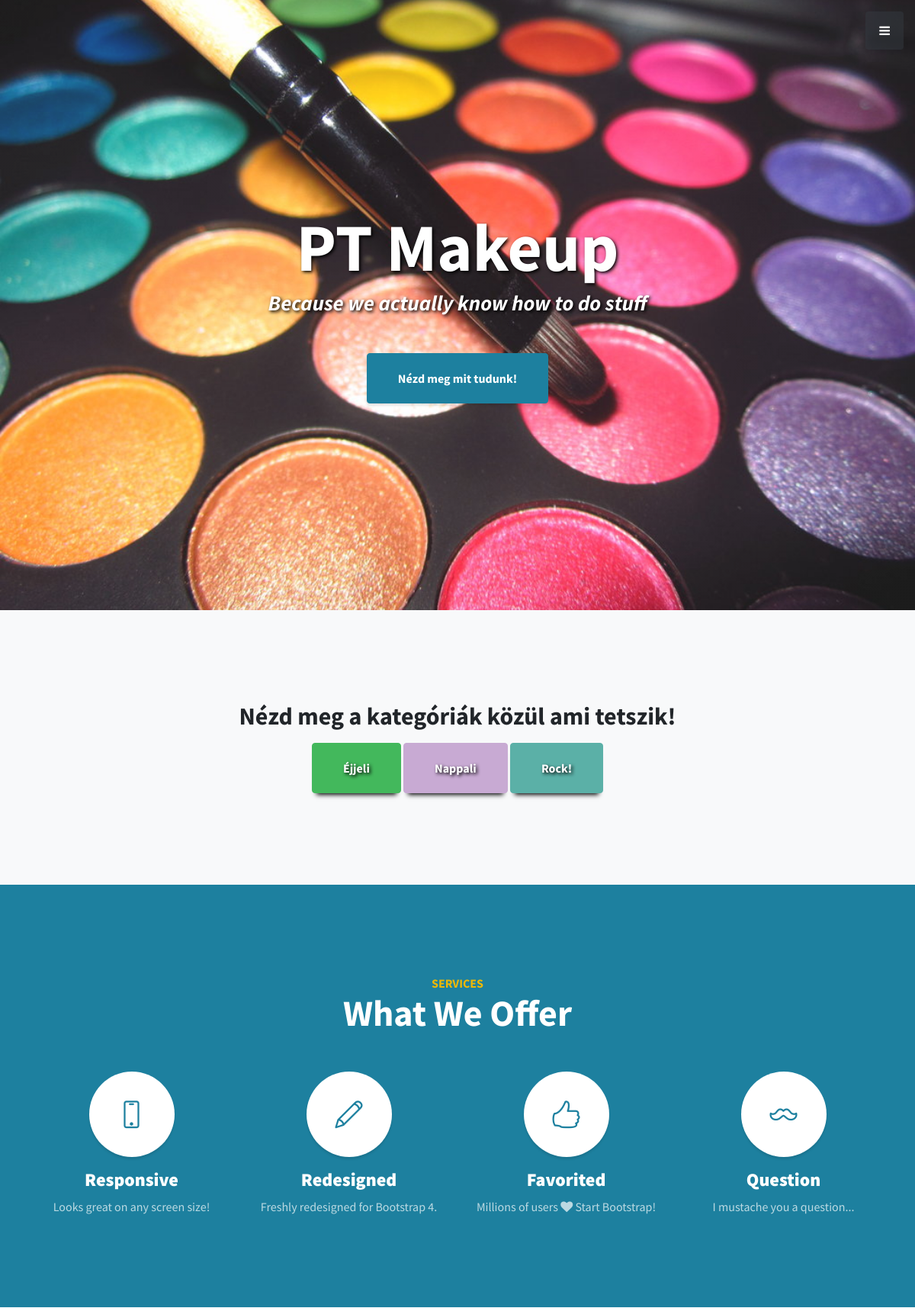
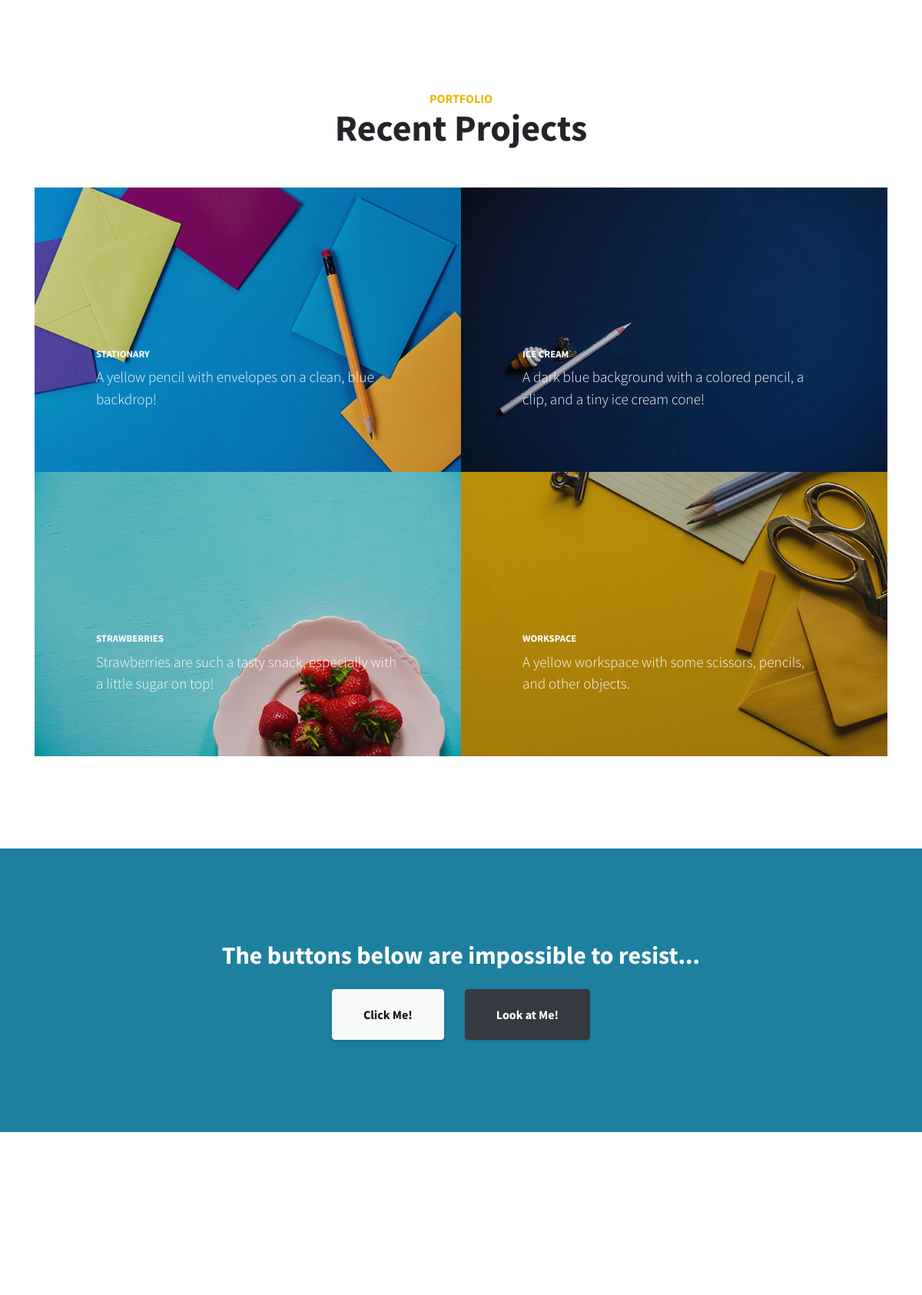
The page / (upper part) on the database its author committed (2 pictures, top to bottom).
### tables this page shows
CREATE TABLE `categories` (
  `cat_id` int(11) NOT NULL,
  `name` varchar(255) NOT NULL,
  `leiras` text
);

### index.php (the view, shortened to what this page needs)
<?php
require_once 'config/db.php';
$server = mysqli_connect($hostDB,$userDB,$passDB,$tableDB);
 ?>
<!DOCTYPE html>
<html lang="en">
  <head>
    <link href="vendor/bootstrap/css/bootstrap.min.css" rel="stylesheet">
    <link href="vendor/font-awesome/css/font-awesome.min.css" rel="stylesheet" type="text/css">
    <link href="vendor/simple-line-icons/css/simple-line-icons.css" rel="stylesheet">
    <link href="css/stylish-portfolio.css" rel="stylesheet">
  </head>
  <body id="page-top">
    <a class="menu-toggle rounded" href="#">
      <i class="fa fa-bars"></i>
    </a>
    <header class="masthead d-flex">
      <div class="container text-center my-auto">
        <h1 class="mb-1 wh sdw">PT Makeup</h1>
        <h3 class="mb-5 wh">
          <em class="sdw">Because we actually know how to do stuff</em>
        </h3>
        <a class="btn btn-primary btn-xl js-scroll-trigger" href="#gallery">Nézd meg mit tudunk!</a>
      </div>
    </header>
    <section class="content-section bg-light" id="gallery">
      <div class="container text-center">
        <div class="row">
          <div class="col-lg-10 mx-auto" id="color_btn">
            <h2>Nézd meg a kategóriák közül ami tetszik!</h2>
            <?php
            $q = "SELECT * FROM categories";
            $sq = mysqli_query($server, $q);
            while ($sqa = mysqli_fetch_assoc($sq)) {
              $id = $sqa['cat_id'];
             ?>
            <a class="btn btn-dark btn-xl" href="galeries.php?cat=<?php echo $id ?>"><span class="sdw"><?php echo $sqa['name'] ?></span></a>
          <?php } ?>
          </div>
        </div>
      </div>
    </section>
    <section class="content-section bg-primary text-white text-center" id="services">
      <div class="container">
        <div class="content-section-heading">
          <h3 class="text-secondary mb-0">Services</h3>
          <h2 class="mb-5">What We Offer</h2>
        </div>
        <div class="row">
          <div class="col-lg-3 col-md-6 mb-5 mb-lg-0">
            <span class="service-icon rounded-circle mx-auto mb-3">
              <i class="icon-screen-smartphone"></i>
            </span>
            <h4>
              <strong>Responsive</strong>
            </h4>
            <p class="text-faded mb-0">Looks great on any screen size!</p>
          </div>
          <div class="col-lg-3 col-md-6 mb-5 mb-lg-0">
            <span class="service-icon rounded-circle mx-auto mb-3">
              <i class="icon-pencil"></i>
            </span>
            <h4>
              <strong>Redesigned</strong>
            </h4>
            <p class="text-faded mb-0">Freshly redesigned for Bootstrap 4.</p>
          </div>
          <div class="col-lg-3 col-md-6 mb-5 mb-md-0">
            <span class="service-icon rounded-circle mx-auto mb-3">
              <i class="icon-like"></i>
            </span>
            <h4>
              <strong>Favorited</strong>
            </h4>
            <p class="text-faded mb-0">Millions of users
              <i class="fa fa-heart"></i>
              Start Bootstrap!</p>
          </div>
          <div class="col-lg-3 col-md-6">
            <span class="service-icon rounded-circle mx-auto mb-3">
              <i class="icon-mustache"></i>
            </span>
            <h4>
              <strong>Question</strong>
            </h4>
            <p class="text-faded mb-0">I mustache you a question...</p>
          </div>
        </div>
      </div>
    </section>
    <section class="content-section" id="portfolio">
      <div class="container">
        <div class="content-section-heading text-center">
          <h3 class="text-secondary mb-0">Portfolio</h3>
          <h2 class="mb-5">Recent Projects</h2>
        </div>
        <div class="row no-gutters">
          <div class="col-lg-6">
            <a class="portfolio-item" href="#">
              <span class="caption">
                <span class="caption-content">
                  <h2>Stationary</h2>
                  <p class="mb-0">A yellow pencil with envelopes on a clean, blue backdrop!</p>
                </span>
              </span>
              <img class="img-fluid" src="img/portfolio-1.jpg" alt="">
            </a>
          </div>
          <div class="col-lg-6">
            <a class="portfolio-item" href="#">
              <span class="caption">
                <span class="caption-content">
                  <h2>Ice Cream</h2>
                  <p class="mb-0">A dark blue background with a colored pencil, a clip, and a tiny ice cream cone!</p>
                </span>
              </span>
              <img class="img-fluid" src="img/portfolio-2.jpg" alt="">
            </a>
          </div>
          <div class="col-lg-6">
            <a class="portfolio-item" href="#">
              <span class="caption">
                <span class="caption-content">
                  <h2>Strawberries</h2>
                  <p class="mb-0">Strawberries are such a tasty snack, especially with a little sugar on top!</p>
                </span>
              </span>
              <img class="img-fluid" src="img/portfolio-3.jpg" alt="">
            </a>
          </div>
          <div class="col-lg-6">
            <a class="portfolio-item" href="#">
              <span class="caption">
                <span class="caption-content">
                  <h2>Workspace</h2>
                  <p class="mb-0">A yellow workspace with some scissors, pencils, and other objects.</p>
                </span>
              </span>
              <img class="img-fluid" src="img/portfolio-4.jpg" alt="">
            </a>
          </div>
        </div>
      </div>
    </section>
    <section class="content-section bg-primary text-white">
      <div class="container text-center">
        <h2 class="mb-4">The buttons below are impossible to resist...</h2>
        <a href="#" class="btn btn-xl btn-light mr-4">Click Me!</a>
        <a href="#" class="btn btn-xl btn-dark">Look at Me!</a>
      </div>
    </section>
    <section id="contact" class="map">
      <iframe width="100%" height="100%" frameborder="0" scrolling="no" marginheight="0" marginwidth="0" src="https://maps.google.com/maps?f=q&amp;source=s_q&amp;hl=en&amp;geocode=&amp;q=Twitter,+Inc.,+Market+Street,+San+Francisco,+CA&amp;aq=0&amp;oq=twitter&amp;sll=28.659344,-81.187888&amp;sspn=0.128789,0.264187&amp;ie=UTF8&amp;hq=Twitter,+Inc.,+Market+Street,+San+Francisco,+CA&amp;t=m&amp;z=15&amp;iwloc=A&amp;output=embed"></iframe>
      <br/>
    </section>
  </body>
</html>

### css/stylish-portfolio.css (style rules this page uses)
body, html { width: 100%; height: 100%; }
body { font-family: 'Source Sans Pro'; }
.btn-xl { padding: 1.25rem 2.5rem; }
.content-section { padding-top: 7.5rem; padding-bottom: 7.5rem; }
.content-section-heading h2 { font-size: 3rem; }
.content-section-heading h3 { font-size: 1rem; text-transform: uppercase; }
h1, h2, h3, h4, h5, h6 { font-weight: 700; }
.text-faded { color: rgba(255, 255, 255, 0.7); }
.map { height: 30rem; }
.map iframe { pointer-events: none; }
.masthead { min-height: 30rem; position: relative; display: table; width: 100%; height: auto; padding-top: 8rem; padding-bottom: 8rem; background: linear-gradient(90deg, rgba(255, 255, 255, 0.1) 0%, rgba(255, 255, 255, 0.1) 100%), url("../assets/uploads/bck_1.jpg"); background-position: center center; background-repeat: no-repeat; background-size: cover; }
.masthead h1 { font-size: 4rem; margin: 0; padding: 0; }
@media (min-width: 992px) { .masthead { height: 100vh; } }
@media (min-width: 992px) { .masthead h1 { font-size: 5.5rem; } }
.menu-toggle { position: fixed; right: 15px; top: 15px; width: 50px; height: 50px; text-align: center; color: #fff; background: rgba(52, 58, 64, 0.5); line-height: 50px; z-index: 999; }
.service-icon { background-color: #fff; color: #1D809F; height: 7rem; width: 7rem; display: block; line-height: 7.5rem; font-size: 2.25rem; box-shadow: 0 3px 3px 0 rgba(0, 0, 0, 0.1); }
.portfolio-item { display: block; position: relative; overflow: hidden; max-width: 530px; margin: auto auto 1rem; }
.portfolio-item .caption { display: flex; height: 100%; width: 100%; background-color: rgba(33, 37, 41, 0.2); position: absolute; top: 0; bottom: 0; z-index: 1; }
.portfolio-item .caption .caption-content { color: #fff; margin: auto 2rem 2rem; }
.portfolio-item .caption .caption-content h2 { font-size: 0.8rem; text-transform: uppercase; }
.portfolio-item .caption .caption-content p { font-weight: 300; font-size: 1.2rem; }
@media (min-width: 992px) { .portfolio-item { max-width: none; margin: 0; } }
@media (min-width: 992px) { .portfolio-item .caption { -webkit-transition: -webkit-clip-path 0.25s ease-out, background-color 0.7s; -webkit-clip-path: inset(0px); clip-path: inset(0px); } }
@media (min-width: 992px) { .portfolio-item .caption .caption-content { transition: opacity 0.25s; margin-left: 5rem; margin-right: 5rem; margin-bottom: 5rem; } }
@media (min-width: 992px) { .portfolio-item img { -webkit-transition: -webkit-clip-path 0.25s ease-out; -webkit-clip-path: inset(-1px); clip-path: inset(-1px); } }
a { color: #1D809F; }
.btn-primary { background-color: #1D809F !important; border-color: #1D809F !important; color: #fff !important; }
.btn-dark { color: #fff !important; }
.btn { box-shadow: 0px 3px 3px 0px rgba(0, 0, 0, 0.1); font-weight: 700; }
.bg-primary { background-color: #1D809F !important; }
.text-secondary { color: #ecb807 !important; }

### index.php (style rules this page uses)
.sdw { text-shadow: 2px 2px 4px #000000; }
.wh { color: #fff; }

### rows shown on the page
categories: name "Éjjeli"
categories: name "Nappali"
categories: name "Rock!"
